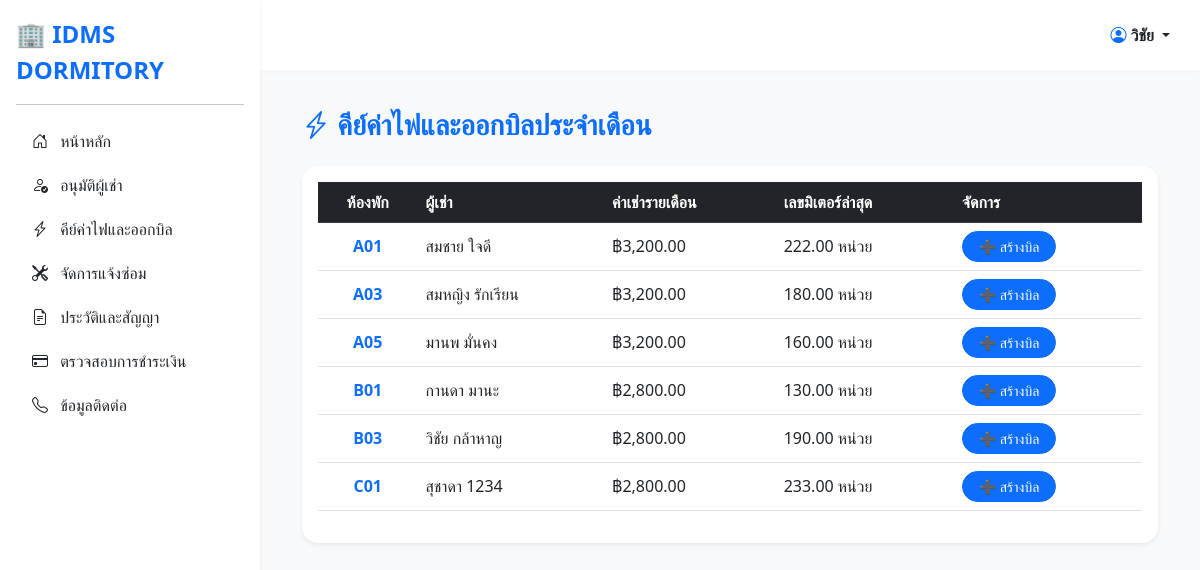
/meter.php (signed in), run on the app's committed database.
### tables this page shows
CREATE TABLE `contract` (
  `contract_id` varchar(10) NOT NULL,
  `signed_date` date DEFAULT NULL,
  `start_date` date DEFAULT NULL,
  `end_date` date DEFAULT NULL,
  `deposit_total` decimal(10,2) DEFAULT NULL,
  `contract_status` varchar(20) DEFAULT NULL,
  `room_id` varchar(10) DEFAULT NULL,
  `tenant_id` varchar(10) DEFAULT NULL
);

CREATE TABLE `tenant` (
  `tenant_id` varchar(10) NOT NULL,
  `tenant_username` varchar(50) DEFAULT NULL,
  `tenant_password` varchar(255) DEFAULT NULL,
  `tenant_fname` varchar(50) DEFAULT NULL,
  `tenant_lname` varchar(50) DEFAULT NULL,
  `tenant_phone` varchar(10) DEFAULT NULL,
  `tenant_lineid` varchar(50) DEFAULT NULL,
  `tenant_status` varchar(20) DEFAULT NULL
);

CREATE TABLE `room` (
  `room_id` varchar(10) NOT NULL,
  `floor` int(11) DEFAULT NULL,
  `room_type` varchar(50) DEFAULT NULL,
  `monthly_rent` decimal(10,2) DEFAULT NULL,
  `room_status` varchar(20) DEFAULT NULL
);

### meter.php (the view, shortened to what this page needs)
<?php
require_once 'connect.php';
?>
<!DOCTYPE html>
<html lang="th">
<head>
    <link href="https://cdn.jsdelivr.net/npm/bootstrap@5.3.0/dist/css/bootstrap.min.css" rel="stylesheet">
    <link rel="stylesheet" href="https://cdn.jsdelivr.net/npm/bootstrap-icons@1.10.5/font/bootstrap-icons.css">
</head>
<body class="bg-light">
    <?php include 'sidebar.php'; ?>
    <div class="main-content">
        <div class="container-fluid py-2">
            <h3 class="mb-4 fw-bold text-primary"><i class="bi bi-lightning-charge"></i> คีย์ค่าไฟและออกบิลประจำเดือน</h3>
            <div class="table-responsive bg-white rounded-4 shadow-sm p-3">
                <table class="table table-hover align-middle">
                    <thead class="table-dark">
                        <tr>
                            <th class="text-center">ห้องพัก</th>
                            <th>ผู้เช่า</th>
                            <th>ค่าเช่ารายเดือน</th>
                            <th>เลขมิเตอร์ล่าสุด</th>
                            <th>จัดการ</th>
                        </tr>
                    </thead>
                    <tbody>
                        <?php
                        $sql_rooms = "SELECT CONTRACT.room_id, ROOM.monthly_rent, TENANT.tenant_fname, TENANT.tenant_lname,
                                             (SELECT UTILITY_RECORD.electric_meter
                                              FROM UTILITY_RECORD
                                              WHERE UTILITY_RECORD.room_id = CONTRACT.room_id
                                              ORDER BY UTILITY_RECORD.record_id DESC LIMIT 1) AS previous_meter
                                      FROM CONTRACT
                                      JOIN ROOM ON CONTRACT.room_id = ROOM.room_id
                                      JOIN TENANT ON CONTRACT.tenant_id = TENANT.tenant_id
                                      WHERE CONTRACT.contract_status = 'active'
                                      ORDER BY CONTRACT.room_id ASC";
                        $result_rooms = mysqli_query($conn, $sql_rooms);
                        if (mysqli_num_rows($result_rooms) > 0) {
                            while ($row = mysqli_fetch_assoc($result_rooms)) {
                                $prev_meter = !empty($row['previous_meter']) ? $row['previous_meter'] : '0';
                                echo "<tr>
                                        <td class='text-center fw-bold text-primary'>{$row['room_id']}</td>
                                        <td>{$row['tenant_fname']} {$row['tenant_lname']}</td>
                                        <td>฿" . number_format($row['monthly_rent'], 2) . "</td>
                                        <td>{$prev_meter} หน่วย</td>
                                        <td><button class='btn btn-primary btn-sm rounded-pill px-3' data-bs-toggle='modal' data-bs-target='#billModal{$row['room_id']}'>➕ สร้างบิล</button></td>
                                      </tr>";
                                ?>
                                <?php
                            }
                        } else {
                            echo "<tr><td colspan='5' class='text-center py-4 text-muted'>ไม่มีห้องที่มีสัญญาเช่าอยู่ในขณะนี้</td></tr>";
                        }
                        ?>
                    </tbody>
                </table>
            </div>
        </div>
    </div>
</body>
</html>

### sidebar.php (style rules this page uses)
.main-content { margin-left: 260px; margin-top: 70px; padding: 30px; background-color: #f8f9fa; min-height: calc(100vh - 70px); }

### data on the page
contract: room "A01", tenant.tenant_fname "สมชาย", tenant.tenant_lname "ใจดี", room.monthly_rent "3,200.00", prev_meter "222.00"
contract: room "A03", tenant.tenant_fname "สมหญิง", tenant.tenant_lname "รักเรียน", room.monthly_rent "3,200.00", prev_meter "180.00"
contract: room "A05", tenant.tenant_fname "มานพ", tenant.tenant_lname "มั่นคง", room.monthly_rent "3,200.00", prev_meter "160.00"
contract: room "B01", tenant.tenant_fname "กานดา", tenant.tenant_lname "มานะ", room.monthly_rent "2,800.00", prev_meter "130.00"
contract: room "B03", tenant.tenant_fname "วิชัย", tenant.tenant_lname "กล้าหาญ", room.monthly_rent "2,800.00", prev_meter "190.00"
contract: room "C01", tenant.tenant_fname "สุชาดา", tenant.tenant_lname "1234", room.monthly_rent "2,800.00", prev_meter "233.00"

### other printed values
$_SESSION['fname'] "วิชัย"
